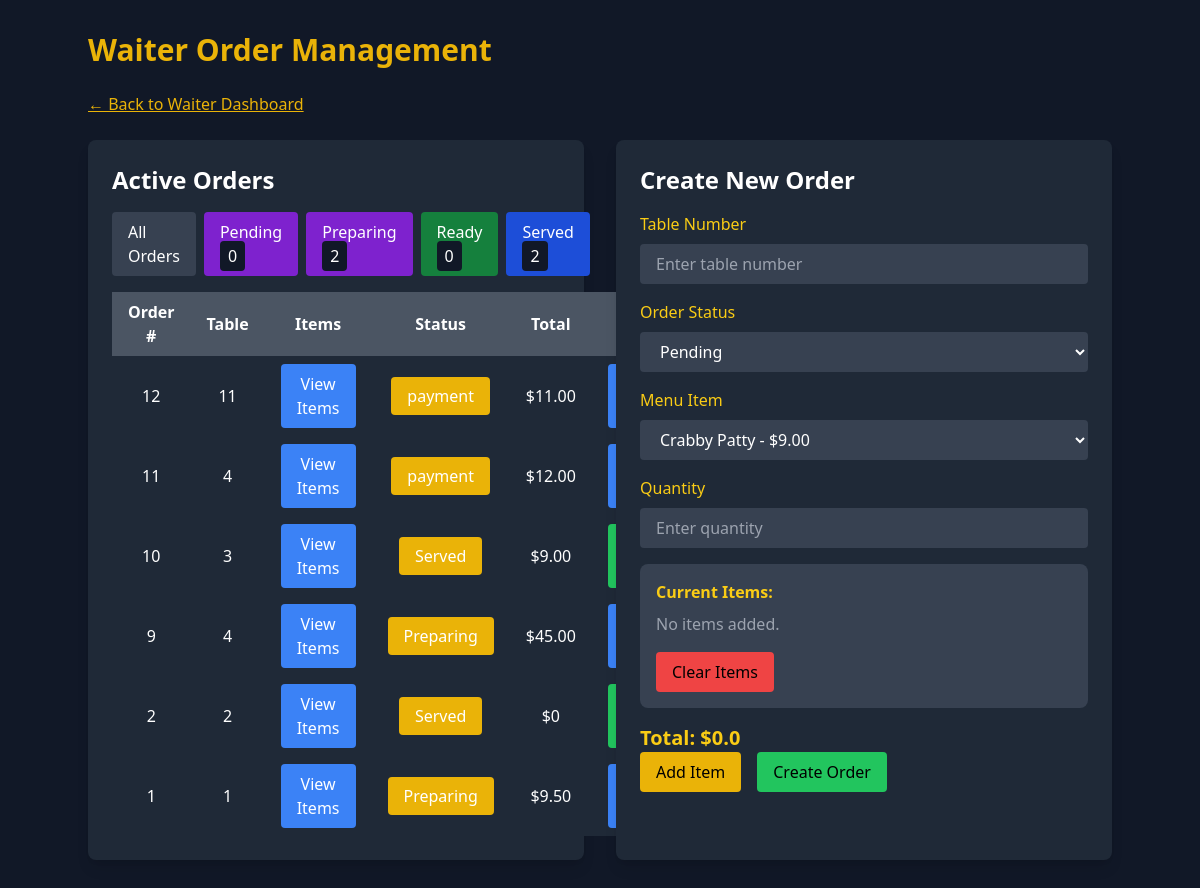
/order-management/order-management/ (signed in), run on the app's committed database.
### order_management/models.py (models this page shows, shortened)
class Order(models.Model):
    STATUS_CHOICES = [
        ('pending', 'Pending'),
        ('preparing', 'Preparing'),
        ('ready', 'Ready'),
        ('served', 'Served'),
        ('completed', 'Completed'),
    ]
    PAYMENT_STATUS_CHOICES = [
        ('unpaid', 'Unpaid'),
        ('paid', 'Paid'),
    ]
    table_number = models.IntegerField()
    waiter = models.ForeignKey(User, on_delete=models.SET_NULL, null=True, related_name='orders')
    status = models.CharField(max_length=20, choices=STATUS_CHOICES, default='pending')
    payment_status = models.CharField(max_length=20, choices=PAYMENT_STATUS_CHOICES, default='unpaid')
    created_at = models.DateTimeField(auto_now_add=True)
    def total_amount(self):
        return sum(item.menu_item.price * item.quantity for item in self.items.all())
    class Meta:
        ordering = ['-created_at']

class OrderItem(models.Model):
    order = models.ForeignKey(Order, on_delete=models.CASCADE, related_name='items')
    menu_item = models.ForeignKey(MenuItem, on_delete=models.CASCADE)
    quantity = models.IntegerField(default=1)
    notes = models.TextField(blank=True, null=True)

### core/models.py (models this page shows, shortened)
class MenuItem(models.Model):
    name = models.CharField(max_length=100)
    description = models.TextField()
    price = models.DecimalField(max_digits=6, decimal_places=2)
    category = models.CharField(max_length=50)
    image = models.ImageField(upload_to='menu_images/', blank=True, null=True)
    ingredients = models.TextField(blank=True, null=True)
    available = models.BooleanField(default=True)

### order_management/views.py (the view, shortened to what this page needs)
# urls.py: path('order-management/', include('order_management.urls')),  # Link to order management app
@login_required
@user_passes_test(is_waiter)  # Restrict access to waiters
def order_management(request):
    status_filter = request.GET.get("status", "all")
    orders = Order.objects.all()
    if status_filter == "pending":
        orders = orders.filter(status="pending")
    elif status_filter == "preparing":
        orders = orders.filter(status="preparing")
    elif status_filter == "ready":
        orders = orders.filter(status="ready")
    elif status_filter == "served":
        orders = orders.filter(status="served")
    pending_orders = Order.objects.filter(status="pending")
    preparing_orders = Order.objects.filter(status="preparing")
    ready_orders = Order.objects.filter(status="ready")
    served_orders = Order.objects.filter(status="served")
    menu_items = MenuItem.objects.all()
    order_form = OrderForm(initial={'table_number': request.session.get("table_number", "")})  # Retain table number
    order_item_form = OrderItemForm()
    total_price = float(request.session.get("total_price", 0))
    order_items = request.session.get("order_items", [])
    return render(request, "order_management/order_management.html", {
        "orders": orders,
        "menu_items": menu_items,
        "order_form": order_form,
        "order_item_form": order_item_form,
        "order_items": order_items,
        "total_price": total_price,
        "pending_orders": pending_orders,
        "preparing_orders": preparing_orders,
        "ready_orders": ready_orders,
        "served_orders": served_orders,
        "order_status_choices": Order.STATUS_CHOICES,
    })

### order_management/forms.py
class OrderForm(forms.ModelForm):
    class Meta:
        model = Order
        fields = ['table_number', 'status']  # Removed waiter field
    table_number = forms.IntegerField(
        widget=forms.NumberInput(attrs={
            'class': 'w-full px-4 py-2 bg-gray-700 rounded focus:outline-none focus:ring focus:border-yellow-500',
            'placeholder': 'Enter table number',
        })
    )
    status = forms.ChoiceField(
        choices=Order.STATUS_CHOICES,
        widget=forms.Select(attrs={
            'class': 'w-full px-4 py-2 bg-gray-700 rounded focus:outline-none focus:ring focus:border-yellow-500',
        })
    )

### order_management/views.py (called while the page is built)
def is_waiter(user):
    return user.is_authenticated and hasattr(user, 'userprofile') and user.userprofile.role == "Waiter"

### order_management/templates/order_management/order_management.html (shortened to what this page needs)
<!DOCTYPE html>
<html lang="en">
<head>
    <script src="https://cdn.tailwindcss.com"></script>
</head>
<body class="bg-gray-900 text-white font-sans p-8">
    <div class="container mx-auto">
        <h1 class="text-3xl font-bold mb-6 text-yellow-500">Waiter Order Management</h1>
         <a href="{% url 'waiter_dashboard' %}" class="text-yellow-500 hover:text-yellow-300 underline mb-6 inline-block">
            ← Back to Waiter Dashboard
        </a>
        <div class="grid grid-cols-1 md:grid-cols-2 gap-8">
            <div class="bg-gray-800 p-6 rounded-lg shadow-lg">
                <h2 class="text-2xl font-semibold mb-4">Active Orders</h2>
                <div class="flex space-x-2 mb-4">
                    <a href="?status=all" class="bg-gray-700 px-4 py-2 rounded hover:bg-gray-600">All Orders</a>
                    <a href="?status=pending" class="bg-purple-700 px-4 py-2 rounded hover:bg-purple-600">
                        Pending <span class="bg-gray-900 px-2 py-1 rounded">{{ pending_orders.count }}</span>
                    </a>
                    <a href="?status=preparing" class="bg-purple-700 px-4 py-2 rounded hover:bg-purple-600">
                        Preparing <span class="bg-gray-900 px-2 py-1 rounded">{{ preparing_orders.count }}</span>
                    </a>
                    <a href="?status=ready" class="bg-green-700 px-4 py-2 rounded hover:bg-green-600">
                        Ready <span class="bg-gray-900 px-2 py-1 rounded">{{ ready_orders.count }}</span>
                    </a>
                    <a href="?status=served" class="bg-blue-700 px-4 py-2 rounded hover:bg-blue-600">
                        Served <span class="bg-gray-900 px-2 py-1 rounded">{{ served_orders.count }}</span>
                    </a>
                </div>
                <table class="w-full bg-gray-700 rounded-lg">
                    <thead>
                        <tr class="bg-gray-600">
                            <th class="px-4 py-2">Order #</th>
                            <th class="px-4 py-2">Table</th>
                            <th class="px-4 py-2">Items</th>
                            <th class="px-4 py-2">Status</th>
                            <th class="px-4 py-2">Total</th>
                            <th class="px-4 py-2">Actions</th>
                        </tr>
                    </thead>
                    <tbody>
                        {% for order in orders %}
                        <tr class="bg-gray-800">
                            <td class="px-4 py-2 text-center">{{ order.id }}</td>
                            <td class="px-4 py-2 text-center">{{ order.table_number }}</td>
                            <td class="px-4 py-2 text-center">
                                <button onclick="viewOrderItems('{{ order.id }}')" class="bg-blue-500 px-4 py-2 rounded hover:bg-blue-600">
                                    View Items
                                </button>
                            </td>
                            <td class="px-4 py-2 text-center">
                                <span class="bg-yellow-500 px-4 py-2 rounded">{{ order.get_status_display }}</span>
                            </td>
                            <td class="px-4 py-2 text-center">${{ order.total_amount }}</td>
                            <td class="px-4 py-2 text-center">
                                {% if order.status == "served" %}
                                <button
                                    data-order-id="{{ order.id }}"
                                    data-action="payment"
                                    onclick="updateOrderStatus('{{ order.id }}', 'payment')"
                                    class="bg-green-500 px-4 py-2 rounded hover:bg-green-600">
                                </button>
                                {% else %}
                                <button
                                    data-order-id="{{ order.id }}"
                                    data-action="served"
                                    onclick="updateOrderStatus('{{ order.id }}', 'served')"
                                    class="bg-blue-500 px-4 py-2 rounded hover:bg-blue-600">
                                </button>
                                {% endif %}
                            </td>
                        </tr>
                        {% empty %}
                        <tr>
                            <td colspan="6" class="text-center">No active orders</td>
                        </tr>
                        {% endfor %}
                    </tbody>
                </table>
            </div>
            <div class="bg-gray-800 p-6 rounded-lg shadow-lg">
                <h2 class="text-2xl font-semibold mb-4">Create New Order</h2>
                <form method="POST">
                    <div class="mb-4">
                        <label class="block text-yellow-400 mb-2">Table Number</label>
                        <input type="number" name="table_number" value="{{ request.session.table_number }}"
                            class="w-full px-4 py-2 bg-gray-700 rounded focus:outline-none focus:ring focus:border-yellow-500"
                            placeholder="Enter table number">
                    </div>
                    <div class="mb-4">
                        <label class="block text-yellow-400 mb-2">Order Status</label>
                        <select name="status" class="w-full px-4 py-2 bg-gray-700 rounded focus:outline-none focus:ring focus:border-yellow-500">
                            {% for choice in order_status_choices %}
                            <option value="{{ choice.0 }}">{{ choice.1 }}</option>
                            {% endfor %}
                        </select>
                    </div>
                    <div class="mb-4">
                        <label class="block text-yellow-400 mb-2">Menu Item</label>
                        <select name="menu_item" class="w-full px-4 py-2 bg-gray-700 rounded focus:outline-none focus:ring focus:border-yellow-500">
                            {% for item in menu_items %}
                            <option value="{{ item.id }}">{{ item.name }} - ${{ item.price }}</option>
                            {% endfor %}
                        </select>
                    </div>
                    <div class="mb-4">
                        <label class="block text-yellow-400 mb-2">Quantity</label>
                        <input type="number" name="quantity" class="w-full px-4 py-2 bg-gray-700 rounded focus:outline-none focus:ring focus:border-yellow-500" min="1" placeholder="Enter quantity">
                    </div>
                    <div class="bg-gray-700 p-4 rounded-lg mb-4">
                        <h3 class="text-yellow-400 font-semibold mb-2">Current Items:</h3>
                        {% for item in order_items %}
                        <p class="text-white">{{ item.quantity }} x {{ item.menu_item }} - ${{ item.price }}</p>
                        {% empty %}
                        <p class="text-gray-400">No items added.</p>
                        {% endfor %}
                        <button type="submit" name="clear_items" class="mt-4 bg-red-500 text-black px-4 py-2 rounded hover:bg-red-600">
                            Clear Items
                        </button>
                    </div>
                    <div class="text-xl font-bold mt-4 text-yellow-400">
                        Total: ${{ total_price }}
                    </div>
                    <div class="flex space-x-4">
                        <button type="submit" name="add_item" class="bg-yellow-500 text-black px-4 py-2 rounded hover:bg-yellow-600">
                            Add Item
                        </button>
                        <button type="submit" name="create_order" class="bg-green-500 text-black px-4 py-2 rounded hover:bg-green-600">
                            Create Order
                        </button>
                    </div>
                </form>
            </div>
        </div>
    </div>
</body>
</html>

### data on the page
Order: id "12", table_number "11", status "payment", total_amount "11.00"
Order: id "11", table_number "4", status "payment", total_amount "12.00"
Order: id "10", table_number "3", status "Served", total_amount "9.00"
Order: id "9", table_number "4", status "Preparing", total_amount "45.00"
Order: id "2", table_number "2", status "Served", total_amount "0"
Order: id "1", table_number "1", status "Preparing", total_amount "9.50"

### other printed values
{{ pending_orders.count }} "0"
{{ preparing_orders.count }} "2"
{{ ready_orders.count }} "0"
{{ served_orders.count }} "2"
{{ total_price }} "0.0"
form field status "Pending"
form field menu_item "Crabby Patty - $9.00"
